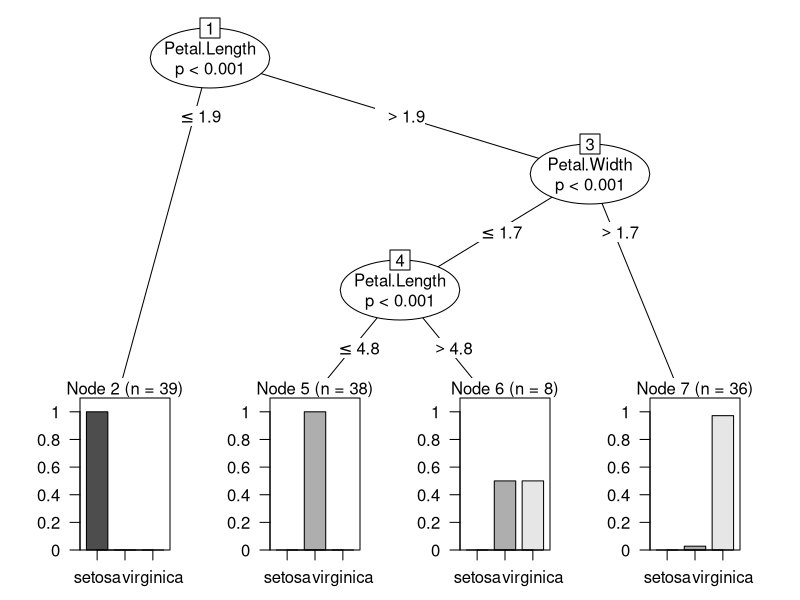

Generate this figure with R:

#-------------------- about project ----------------------

# in this project, i will use the iris dataset to build a decision tree
# that predicts the species

#----------------- data----------------------------

library(datasets)

data("iris")

head(iris)

#--------------- data exploration and preparation---------------

#check response variables distribution

table(iris$Species)

# check summary of the data set

summary(iris)


# -------------------------- model --------------------------


# data partition into training and testing set

set.seed(123)

split <- sample(2, nrow(iris), replace = T, prob = c(0.8,0.2))

train <- iris[split==1,]

test <- iris[split==2,]

# training our model

library(party)

tree <- ctree(Species ~.,  data=train)

tree

# to visualize tree

plot(tree)


# predict using the test data

pred <- predict(tree, test)


probs <- predict(tree, test, type="prob")

confusionmatrix <- table (pred , test$Species )

confusionmatrix

# accuracy of the model

accuracy <- sum(diag(confusionmatrix))/sum(confusionmatrix)
